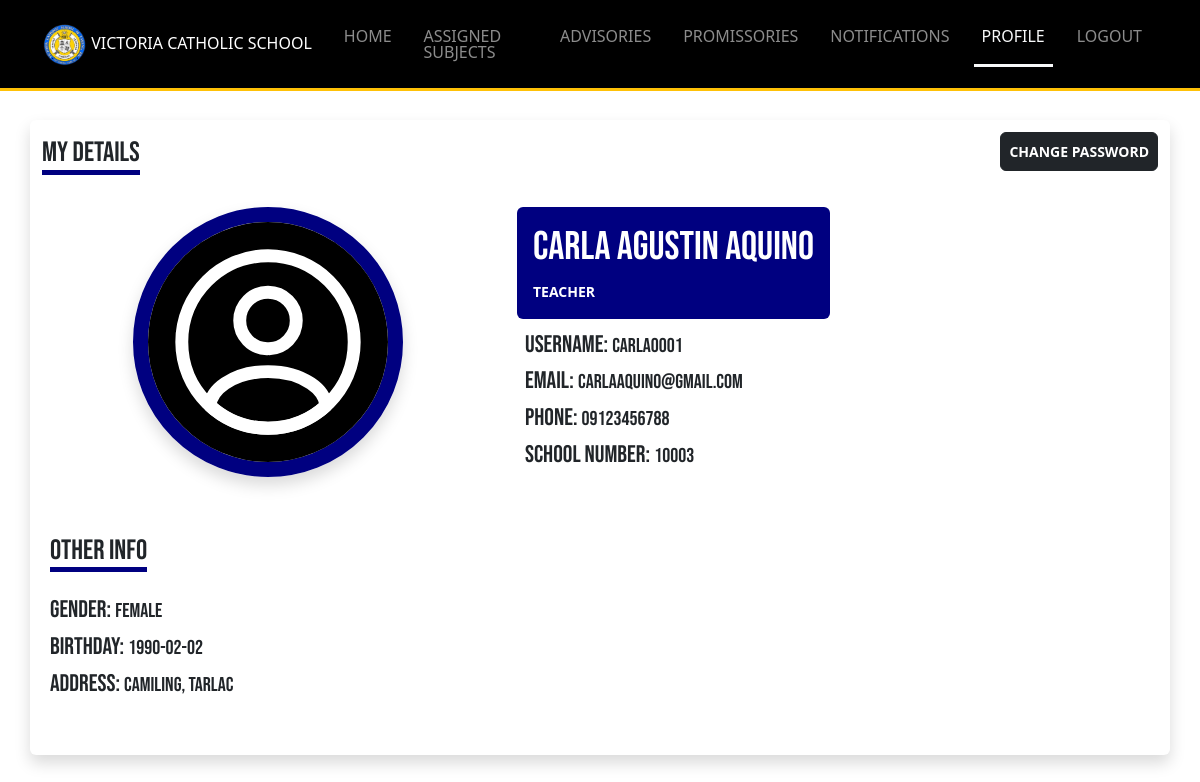
Screenshot of /Resources/views/teacher/profiles.php (signed in) with the database file from the repository.
### tables this page shows
CREATE TABLE `users` (
  `id` int(11) NOT NULL,
  `role` varchar(255) DEFAULT NULL,
  `school_number` varchar(255) DEFAULT NULL,
  `first_name` varchar(255) DEFAULT NULL,
  `middle_name` varchar(255) DEFAULT NULL,
  `last_name` varchar(255) DEFAULT NULL,
  `email` varchar(255) DEFAULT NULL,
  `phone` varchar(20) DEFAULT NULL,
  `gender` enum('Male','Female') DEFAULT NULL,
  `birthday` date DEFAULT NULL,
  `address` text DEFAULT NULL,
  `occupation` varchar(255) DEFAULT NULL,
  `username` varchar(255) DEFAULT NULL,
  `password` varchar(255) DEFAULT NULL,
  `remember_token` varchar(100) DEFAULT NULL,
  `created_at` timestamp NOT NULL DEFAULT current_timestamp(),
  `updated_at` timestamp NOT NULL DEFAULT current_timestamp() ON UPDATE current_timestamp()
);

### Middleware/CheckIfTeacher.php (called while the page is built, shortened)
<?php
require_once $_SERVER['DOCUMENT_ROOT']."/Connections/DB_connection.php";
$role = 'teacher';
$stmt = $conn->prepare("SELECT * FROM users WHERE role = ? AND id = ?");
$stmt->bind_param("si", $role, $_SESSION['id']);
$stmt->execute();
$result = $stmt->get_result();
$auth = $result->fetch_assoc();

### Resources/views/teacher/profiles.php (the view, shortened to what this page needs)
<?php
require_once $_SERVER['DOCUMENT_ROOT']."/Middleware/CheckIfLoggedIn.php";
require_once $_SERVER['DOCUMENT_ROOT']."/Middleware/CheckIfTeacher.php";
require_once "../includes/header_layout.php";
?>
<body>
    <?php
        include "includes/navbar.php";
     ?>
    <div class="container mt-5">
        <div class="row justify-content-center bg-white rounded shadow pb-5">
            <div class="col-12 d-flex justify-content-between align-items-center">
                <h3 class="bebas-font mt-3 border-bottom-navy">MY DETAILS</h3>
                <a href="update-my-password.php" class="btn btn-dark btn-sm fw-bold py-2 rounded">CHANGE PASSWORD</a>
            </div>
            <div class="col-lg-5 d-flex justify-content-center mt-4">
                <img src="../../images/profile.svg" class="shadow profile-design" >
            </div>
            <div class="col-lg-7 mt-4">
                <span class="bg-primary d-block d-lg-inline-block p-3 rounded">
                    <h1 class="bebas-font text-white text-uppercase"><?php echo $auth['first_name']." ".$auth['middle_name']." ".$auth['last_name'] ?> </h1>
                    <small class="text-white fw-bold"> TEACHER </small>
                </span>
                <span class="mt-1 p-2 d-block">
                    <span class="d-block">
                        <h4 class="bebas-font text-dark d-inline-block">Username:</h4>
                        <h5 class="bebas-font d-inline-block"><?php echo $auth['username']; ?></h5>
                    </span>
                    <span class="d-block">
                        <h4 class="bebas-font text-dark d-inline-block">Email:</h4>
                        <h5 class="bebas-font d-inline-block text-uppercase"><?php echo $auth['email'] ?></h5>
                    </span>
                    <span class="d-block">
                        <h4 class="bebas-font text-dark d-inline-block">Phone:</h4>
                        <h5 class="bebas-font d-inline-block"><?php echo $auth['phone'] ?></h5>
                    </span>
                    <span class="d-block">
                        <h4 class="bebas-font text-dark d-inline-block">School Number:</h4>
                        <h5 class="bebas-font d-inline-block"><?php echo $auth['school_number'] == 0 ? 'NONE' : $auth['school_number']?></h5>
                    </span>
                </span>
            </div>
            <div class="col-md-12 mt-5 ">
                <span class="d-block px-2">
                    <h3 class="bebas-font text-dark border-bottom-navy">OTHER INFO</h3>
                    <span class="d-block pt-3">
                        <h4 class="bebas-font text-dark d-inline-block">Gender:</h4>
                        <h5 class="bebas-font d-inline-block text-uppercase"><?php echo $auth['gender']; ?></h5>
                    </span>
                    <span class="d-block">
                        <h4 class="bebas-font text-dark d-inline-block">Birthday:</h4>
                        <h5 class="bebas-font d-inline-block"><?php echo $auth['birthday']; ?></h5>
                    </span>
                    <span class="d-block">
                        <h4 class="bebas-font text-dark d-inline-block">Address:</h4>
                        <h5 class="bebas-font d-inline-block"><?php echo $auth['address']; ?></h5>
                    </span>
                </span>
            </div>
        </div>
    </div>
</body>
<?php
	require_once "../includes/includes_scripts.php";
?>

### Resources/views/includes/header_layout.php (shortened to what this page needs)
<!DOCTYPE html>
<html lang="en">
<head>
	<link rel="stylesheet" href="https://cdn.jsdelivr.net/npm/bootstrap@5.2.0/dist/css/bootstrap.min.css">
	<link rel="stylesheet" href="https://cdnjs.cloudflare.com/ajax/libs/animate.css/4.1.1/animate.min.css">
	<link rel="stylesheet" href="https://cdnjs.cloudflare.com/ajax/libs/font-awesome/4.7.0/css/font-awesome.min.css">
	<link rel="stylesheet" href="../../css/style.css">
	<link rel="stylesheet" href="../../css/backend_nav.css">
	<link rel="stylesheet" href="../../css/assets/dataTables/jquery.dataTables.min.css">
    <link rel="stylesheet" href="../../css/assets/dataTables/buttons.dataTables.min.css">
</head>

### Resources/views/teacher/includes/navbar.php (shortened to what this page needs)
<header role="banner">
  <nav class="navbar navbar-expand-lg navbar-dark bg-dark fixed-top border-bottom border-warning border-3 animate__animated animate__fadeIn">
    <div class="container">
      <a class="navbar-brand fs-6" href="index.php"><img class ="logo" src="../../images/victoria.png" width="45px" height="45px"> Victoria Catholic School</a>
      <div class="collapse navbar-collapse" id="navbarNavDropdown">
        <ul class="navbar-nav ms-auto ">
          <li class="nav-item">
            <a class="navs nav-link mx-2" aria-current="page" href="index.php" id="home_tab">HOME</a>
          </li>
          <li class="nav-item">
            <a class="navs nav-link mx-2" href="assigned_subjects.php" id="assigned_subjects_tab">ASSIGNED SUBJECTS</a>
          </li>
          <li class="nav-item">
            <a class="navs nav-link mx-2" href="advisories.php" id="advisories_tab">ADVISORIES</a>
          </li>
          <li class="nav-item">
            <a class="navs nav-link mx-2" href="promissories.php" id="promissories_tab">PROMISSORIES</a>
          </li>
          <li class="nav-item">
            <a class="navs nav-link mx-2 position-relative" href="notifications.php" id="notifications_tab">NOTIFICATIONS
            </a>
          </li>
          <li class="nav-item">
            <a class="navs nav-link mx-2" href="profiles.php" id="profiles_tab">PROFILE</a>
          </li>
          <li class="nav-item">
            <a role="button" class="navs nav-link mx-2" onclick="logout()">LOGOUT</a>
          </li>
        </ul>
      </div>
    </div>
  </nav>
</header>
<div class="mt-5">_</div>

### Resources/views/includes/includes_scripts.php (shortened to what this page needs)
</html>

### Resources/css/style.css (style rules this page uses)
.active-tab { border-bottom: 3px solid #f8f9fa; width: fit-content; color: #f8f9fa !important; }
.profile-design { border-radius: 50%; object-fit: cover; width: 270px; height: 270px; border: 15px navy solid; }
.bebas-font { font-family: 'Bebas Neue', sans-serif; }
.border-bottom-navy { border-bottom: 5px solid navy !important; width: fit-content; }
.bg-primary { background-color: navy !important; }

### Resources/css/backend_nav.css (style rules this page uses)
header { position: absolute; top: 0; left: 0; width: 100%; z-index: 5; padding: 0px 0; }
.navbar { background: #000000 !important; font-weight: lighter; }
.navbar-brand { text-transform: uppercase !important; }
.navs { padding: 20px 0 20px 0; line-height: 1; }

### rows the page displays
users: first_name "CARLA", middle_name "AGUSTIN", last_name "AQUINO", username "carla0001", email "CARLAAQUINO@GMAIL.COM", phone "09123456788", school_number "10003", gender "FEMALE", birthday "1990-02-02", address "Camiling, Tarlac"
